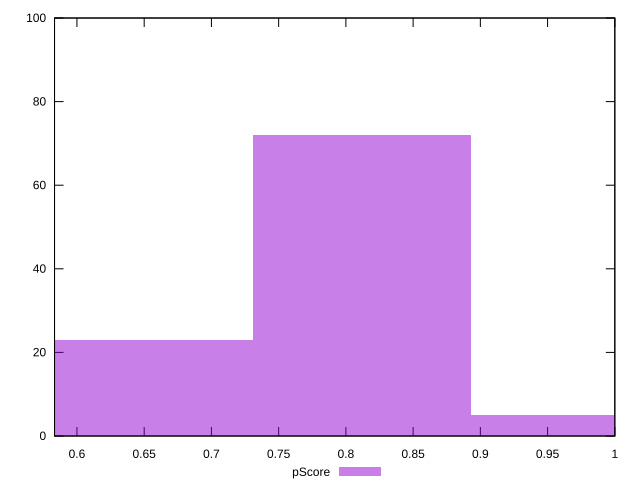

Here is the gnuplot script that generated this plot:
reset

$pScore <<EOF
0.649515599902368 23
0.8118944998779599 72
0.974273399853552 5
EOF

set key outside below
set boxwidth 0.162378899975592
set xrange [0.5833333333333334:1]
set yrange [0:100]
set trange [0:100]
set style fill transparent solid 0.5 noborder
set terminal svg size 640, 490 enhanced background rgb 'white'
set output "report_00015_2021-02-09T16-11-33.973Z/unused-css-rules/samples/pages+cached+noadtech+nomedia/pScore/histogram.svg"

plot $pScore title "pScore" with boxes

reset
